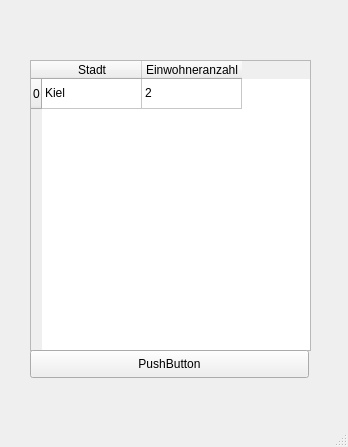
<?xml version="1.0" encoding="UTF-8"?>
<ui version="4.0">
 <class>MainWindow</class>
 <widget class="QMainWindow" name="MainWindow">
  <property name="geometry">
   <rect>
    <x>0</x>
    <y>0</y>
    <width>348</width>
    <height>447</height>
   </rect>
  </property>
  <property name="windowTitle">
   <string>MainWindow</string>
  </property>
  <widget class="QWidget" name="centralwidget">
   <widget class="QTableWidget" name="table">
    <property name="geometry">
     <rect>
      <x>30</x>
      <y>60</y>
      <width>281</width>
      <height>291</height>
     </rect>
    </property>
    <row>
     <property name="text">
      <string>0</string>
     </property>
    </row>
    <column>
     <property name="text">
      <string>Stadt</string>
     </property>
    </column>
    <column>
     <property name="text">
      <string>Einwohneranzahl</string>
     </property>
    </column>
    <item row="0" column="0">
     <property name="text">
      <string>Kiel</string>
     </property>
    </item>
    <item row="0" column="1">
     <property name="text">
      <string>2</string>
     </property>
    </item>
   </widget>
   <widget class="QPushButton" name="button">
    <property name="geometry">
     <rect>
      <x>30</x>
      <y>350</y>
      <width>279</width>
      <height>28</height>
     </rect>
    </property>
    <property name="text">
     <string>PushButton</string>
    </property>
   </widget>
  </widget>
  <widget class="QMenuBar" name="menubar">
   <property name="geometry">
    <rect>
     <x>0</x>
     <y>0</y>
     <width>348</width>
     <height>26</height>
    </rect>
   </property>
  </widget>
  <widget class="QStatusBar" name="statusbar"/>
 </widget>
 <resources/>
 <connections/>
</ui>
